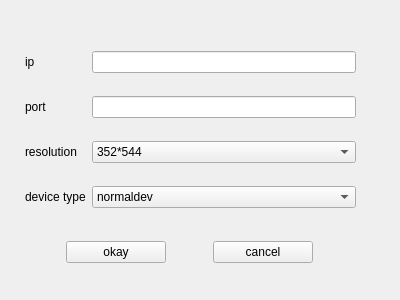
<?xml version="1.0" encoding="UTF-8"?>
<ui version="4.0">
 <class>Input_Form</class>
 <widget class="QWidget" name="Input_Form">
  <property name="geometry">
   <rect>
    <x>0</x>
    <y>0</y>
    <width>400</width>
    <height>300</height>
   </rect>
  </property>
  <property name="windowTitle">
   <string>device</string>
  </property>
  <widget class="QWidget" name="layoutWidget">
   <property name="geometry">
    <rect>
     <x>25</x>
     <y>34</y>
     <width>331</width>
     <height>191</height>
    </rect>
   </property>
   <layout class="QGridLayout" name="gridLayout">
    <item row="0" column="0">
     <widget class="QLabel" name="label">
      <property name="text">
       <string>ip</string>
      </property>
     </widget>
    </item>
    <item row="0" column="1">
     <widget class="QLineEdit" name="lineEdit_ip"/>
    </item>
    <item row="1" column="0">
     <widget class="QLabel" name="label_2">
      <property name="text">
       <string>port</string>
      </property>
     </widget>
    </item>
    <item row="1" column="1">
     <widget class="QLineEdit" name="lineEdit_port">
      <property name="enabled">
       <bool>true</bool>
      </property>
      <property name="maximumSize">
       <size>
        <width>16777215</width>
        <height>16777215</height>
       </size>
      </property>
     </widget>
    </item>
    <item row="2" column="0">
     <widget class="QLabel" name="label_3">
      <property name="text">
       <string>resolution</string>
      </property>
     </widget>
    </item>
    <item row="2" column="1">
     <widget class="QComboBox" name="comboBox_resolution">
      <item>
       <property name="text">
        <string>352*544</string>
       </property>
      </item>
      <item>
       <property name="text">
        <string>800*600</string>
       </property>
      </item>
      <item>
       <property name="text">
        <string>720*576</string>
       </property>
      </item>
      <item>
       <property name="text">
        <string>1280*720</string>
       </property>
      </item>
      <item>
       <property name="text">
        <string>1920*1080</string>
       </property>
      </item>
      <item>
       <property name="text">
        <string>720*288</string>
       </property>
      </item>
      <item>
       <property name="text">
        <string>720*480</string>
       </property>
      </item>
     </widget>
    </item>
    <item row="3" column="0">
     <widget class="QLabel" name="label_4">
      <property name="text">
       <string>device type</string>
      </property>
     </widget>
    </item>
    <item row="3" column="1">
     <widget class="QComboBox" name="comboBox_devicetype">
      <item>
       <property name="text">
        <string>normaldev</string>
       </property>
      </item>
      <item>
       <property name="text">
        <string>multidev</string>
       </property>
      </item>
      <item>
       <property name="text">
        <string>virtualdev</string>
       </property>
      </item>
     </widget>
    </item>
   </layout>
  </widget>
  <widget class="QWidget" name="layoutWidget">
   <property name="geometry">
    <rect>
     <x>25</x>
     <y>238</y>
     <width>331</width>
     <height>29</height>
    </rect>
   </property>
   <layout class="QHBoxLayout" name="horizontalLayout">
    <item>
     <widget class="QPushButton" name="pushButton_okay">
      <property name="maximumSize">
       <size>
        <width>100</width>
        <height>16777215</height>
       </size>
      </property>
      <property name="text">
       <string>okay</string>
      </property>
     </widget>
    </item>
    <item>
     <widget class="QPushButton" name="pushButton_cancel">
      <property name="maximumSize">
       <size>
        <width>100</width>
        <height>16777215</height>
       </size>
      </property>
      <property name="text">
       <string>cancel</string>
      </property>
     </widget>
    </item>
   </layout>
  </widget>
 </widget>
 <resources/>
 <connections/>
</ui>
